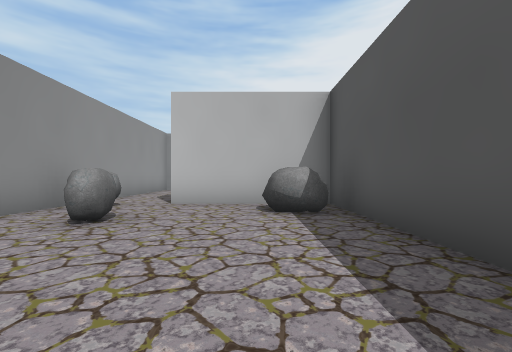
[1] (above)

18 first-person views from a walk through a scene from a Unity 3-D project. The camera is 1.2 m above the floor, looks level and sees 90° across. The floor is counted in squares, 2 m on a side. Each view is taken from the middle of a square. On the plan, view 1 faces up. The plan holds only what a view shows up to about 9 squares ahead; the rest is blank. The place goes on beyond the plan. The player is left out.

[2]
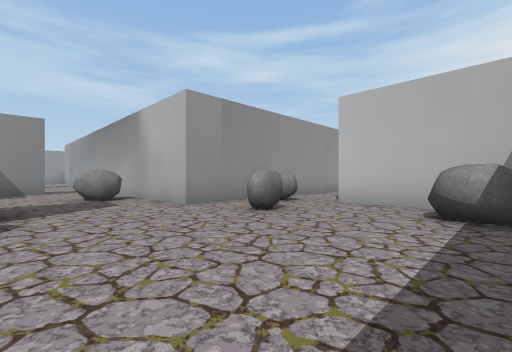

[3]
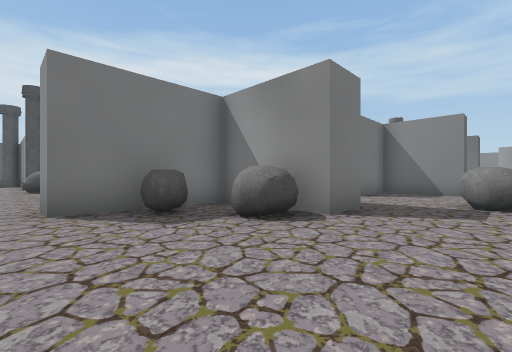

[4]
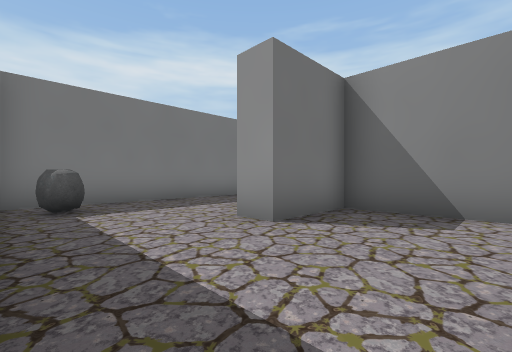

[5]
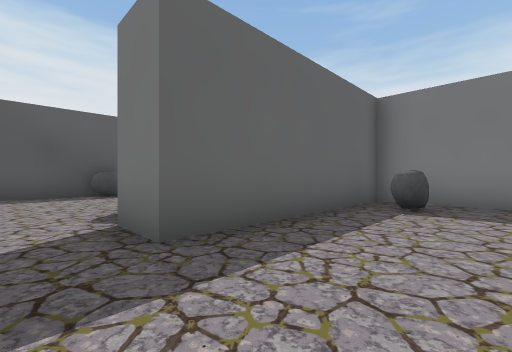

[6]
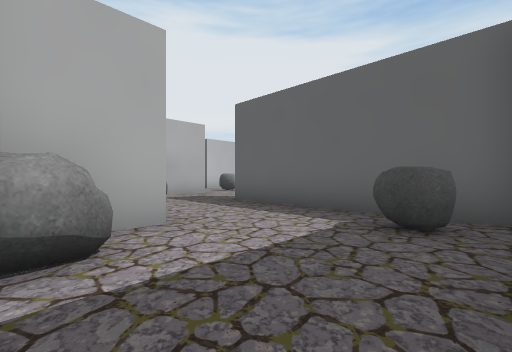

[7]
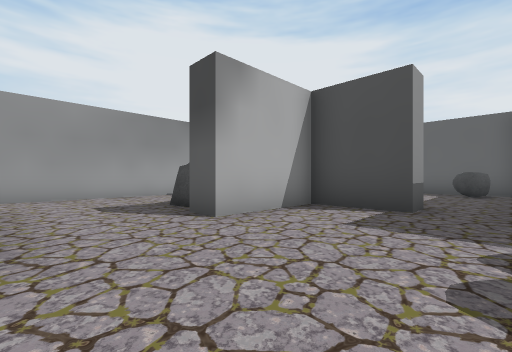

[8]
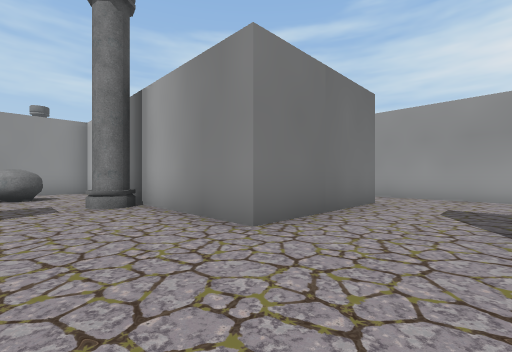

[9]
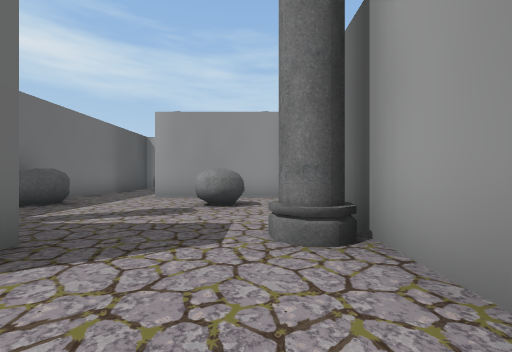

[10]
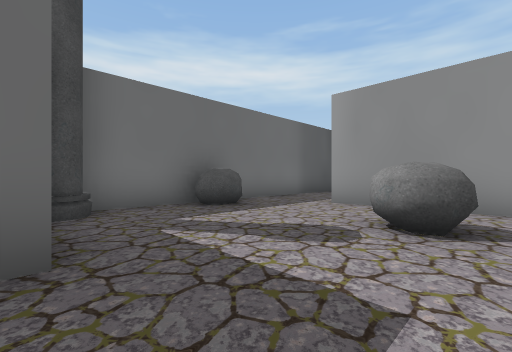

[11]
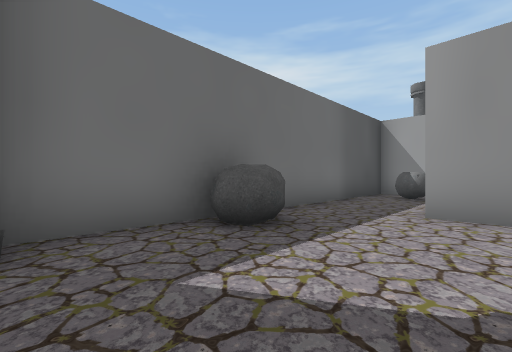

[12]
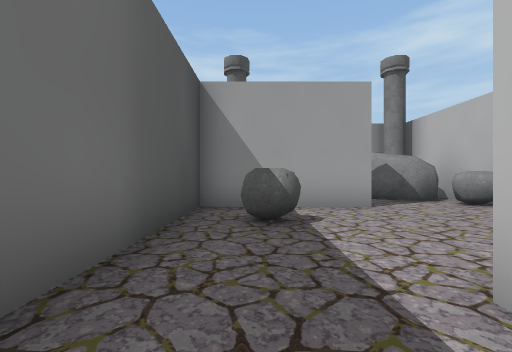

[13]
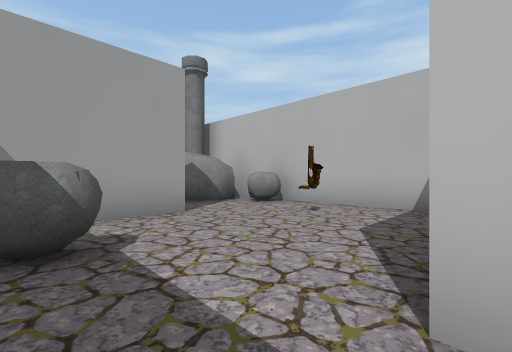

[14]
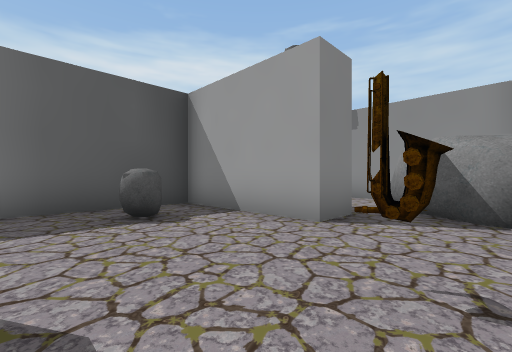

[15]
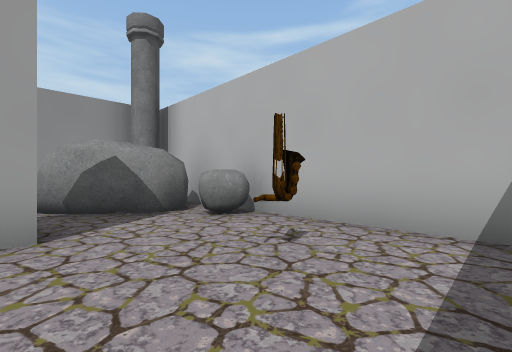

[16]
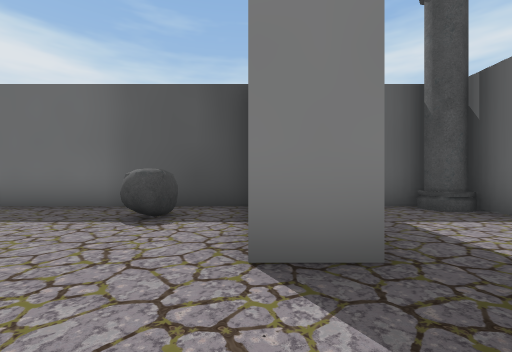

[17]
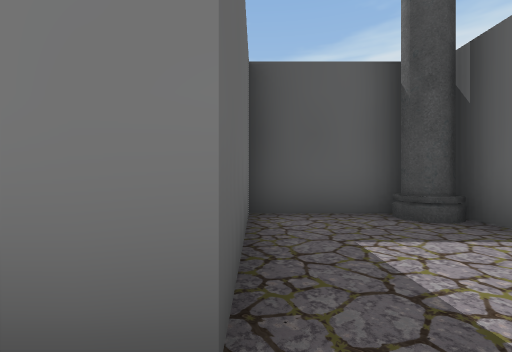

[18]
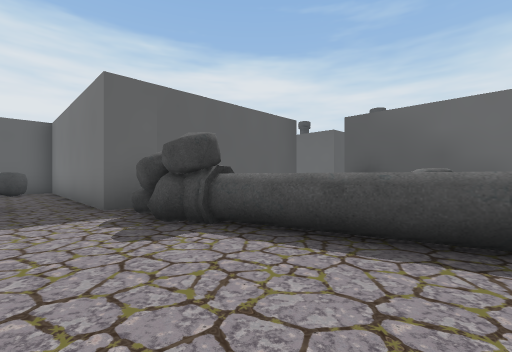

### Floor plan
Points are (right, up) in squares from view 1. A wall is a line through its corners. A room is listed if a view was taken in it or the views show most of it. See-through windows are left out.
Room 1 (views 1, 2, 3, 4, 5, 6)
walls: (-3.8, 5.6) (-3.8, 2.7) (-9, 2.7); (-9.5, 1.1) (-9.5, -1.2) (-7.5, -1.2) (-7.5, -1.9) (-9, -1.9); (1.6, -1.6) (1.6, 5.5) (-1.9, 5.5); (-9.5, -5.3) (-4.8, -5.3) (-4.8, 0) (-3.6, 0) (-3.6, -2.7) (-0.5, -2.7) (-0.5, -3.6)
ways out: opening at (-10, 2) to room 2; opening at (-9, -4.5) to room 2; opening at (-2.5, 6); opening at (0.5, -3)
objects: other object (-9, -3); other object (-7, 2) to (-6, 2); other object (-6, -4); other object (-3, -1); other object (-3, 5); other object (-2, -2); other object (-2, 3); other object (0, 4) to (1, 5); other object (1, -1)
Room 2 (views 7, 8, 9, 10, 11, 12, 18)
walls: (-11, -6) (-11, -5.3) (-9.5, -5.3); (-11, -11) (-11, -8); (-9.6, -3.9) (-10.3, -3.9) (-10.3, -1.9) (-12.8, -1.9) (-12.8, -1.1); (-16, -11.6) (-12.2, -11.6); (-15.2, 1) (-15.2, -2.9) (-19.3, -2.9); (-10.7, 2.7) (-15.9, 2.7); (-23.4, -9.1) (-18.9, -9.1); (-22.8, -2.9) (-23.3, -2.9) (-23.3, -6.9)
low walls: (-16.1, -6.6) (-13.5, -5.9)
ways out: opening at (-10, 2) to room 1; opening at (-9, -4.5) to room 1; opening at (-24, -7.5) to room 3
objects: other object (-22, -5) to (-21, -5); other object (-21, -8); other object (-15, -8); other object (-13, -6); other object (-12, -6); other object (-12, 0) to (-11, 0)
Room 3 (views 13, 14, 15, 16, 17)
walls: (-28.9, -8.8) (-28.9, -5.8) (-27.9, -5.8) (-27.9, -9.1) (-23.4, -9.1); (-24.9, -2.9) (-30.5, -2.9); (-31.9, -5.4) (-31.9, -8.8); (-31.4, -9.1) (-28.9, -9.1)
ways out: opening at (-24, -7.5) to room 2
objects: other object (-30, -6) to (-29, -4); other object (-28, -3); other object (-27, -8) to (-26, -8); other object (-26, -4)

Positions as (right, up) in squares from view 1, and headings:
1: (0, 0), facing up
2: (1, 0), facing up-left
3: (0, 2), facing down-left
4: (-5, 1), facing down-left
5: (-7, 1), facing down-right
6: (-9, -5), facing up-right
7: (-15, -5), facing up-right
8: (-13, -5), facing up-left
9: (-16, -4), facing left
10: (-18, -4), facing down-left
11: (-19, -6), facing down-left
12: (-23, -8), facing left
13: (-24, -8), facing up-left
14: (-25, -4), facing down-left
15: (-25, -6), facing up-left
16: (-28, -4), facing down
17: (-29, -5), facing down
18: (-16, -4), facing down-right
